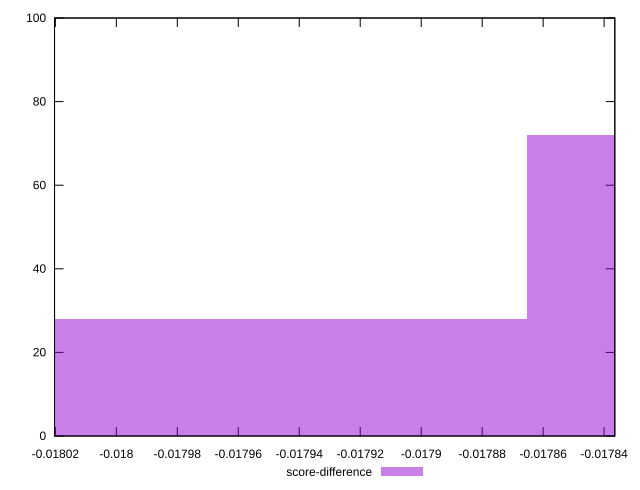

Generate this figure with gnuplot:
reset

$scoreDifference <<EOF
-0.017956995351453647 28
-0.01777376070501024 72
EOF

set key outside below
set boxwidth 0.00018323464644340456
set xrange [-0.01802027229989761:-0.01783648779851399]
set yrange [0:100]
set trange [0:100]
set style fill transparent solid 0.5 noborder
set terminal svg size 640, 490 enhanced background rgb 'white'
set output "report_00008_2021-01-22T20:58:29.167/total-byte-weight/samples/pages+cached+nointeractive/score-difference/histogram.svg"

plot $scoreDifference title "score-difference" with boxes

reset
